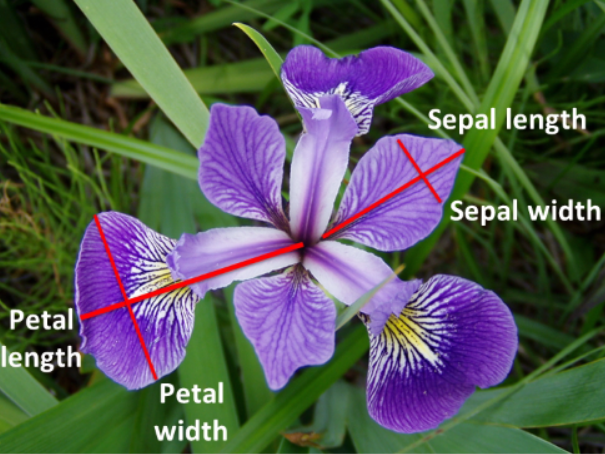
#> input picture Task 02/image.PNG, 605 x 454 px, found by its file name
$ jupyter execute --allow-errors Iris_Clustering.ipynb   (shell and % lines are left out)   (older library calls are emulated)
#> lines starting #> are read from the running program, lines starting #| are printed output that depends on the picture
# The Spark Foundation : GRIP

## Author : Mohamed Gamal

## Task2

### Optimum Number of Clusters

**From the given iris dataset predict the Optimum number of clusters and represent it visually**

[cell 1]
#import libraries
import numpy as np                                                      #for fast operations on arrays
import pandas as pd                                                     #for read & manipulate dataset
import matplotlib.pyplot as plt                                         #for Data visualization
import seaborn as sns                                                   #for Data visualization
from sklearn.cluster import KMeans                                      #clustering algorithm
from PIL import Image                                                   #display image
import warnings
warnings.filterwarnings('ignore')

#> (a cell that did not finish here is left out)

## Exploratory Data Analysis

#> (a cell that did not finish here is left out)

[cell 4]
image = Image.open("image.png")
#> image is the input picture: PIL image 605x454 RGBA; mean R, G, B, A 85.3, 88.6, 84.7, 255
image = image.resize((500,300),Image.ANTIALIAS)
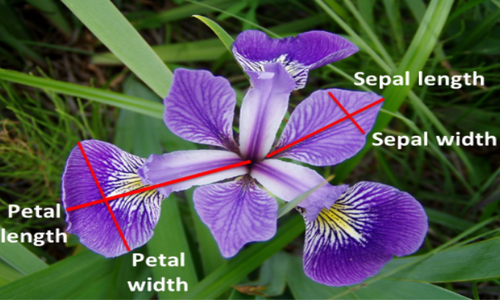
#> image: PIL image 500x300 RGBA; mean R, G, B, A 85.3, 88.6, 84.7, 255
image
